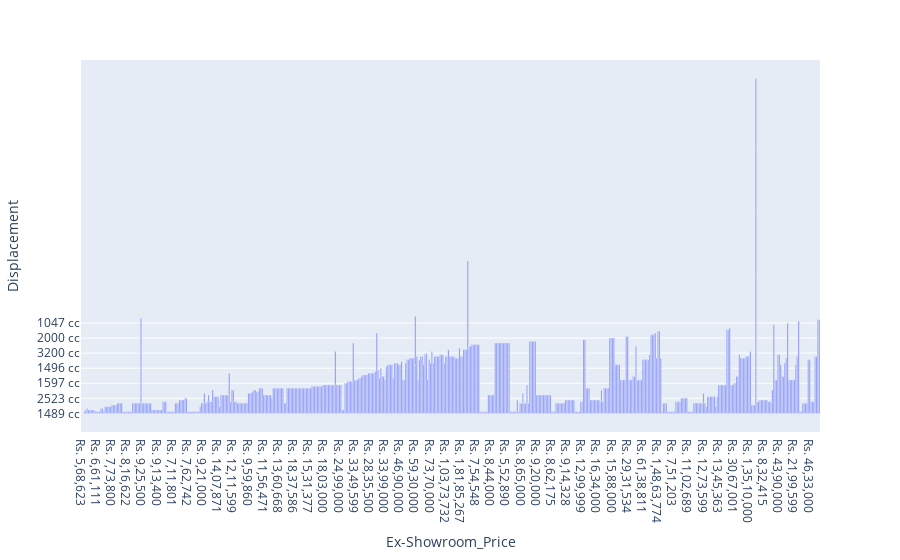

Notebook source saved alongside this figure:
### Code cell
import plotly.express as px

fig = px.bar(Diesel, x='Ex-Showroom_Price', y='Displacement')
fig.show()

### Figure 1 — Plotly figure (JSON) as saved in the notebook; plotly's stock layout.template omitted (floating-point values rounded to 4 significant figures; data arrays with more than 128 entries replaced by an {"elided": "..."} marker saying what was removed)
{"data": [{"alignmentgroup": "True", "hovertemplate": "Ex-Showroom_Price=%{x}<br>Displacement=%{y}<extra></extra>", "legendgroup": "", "marker": {"color": "#636efa", "pattern": {"shape": ""}}, "name": "", "offsetgroup": "", "orientation": "v", "showlegend": false, "textposition": "auto", "type": "bar", "x": {"elided": "567 str values"}, "xaxis": "x", "y": {"elided": "567 str values"}, "yaxis": "y"}], "layout": {"barmode": "relative", "legend": {"tracegroupgap": 0}, "margin": {"t": 60}, "xaxis": {"anchor": "y", "domain": [0, 1], "title": {"text": "Ex-Showroom_Price"}}, "yaxis": {"anchor": "x", "domain": [0, 1], "title": {"text": "Displacement"}}}}
